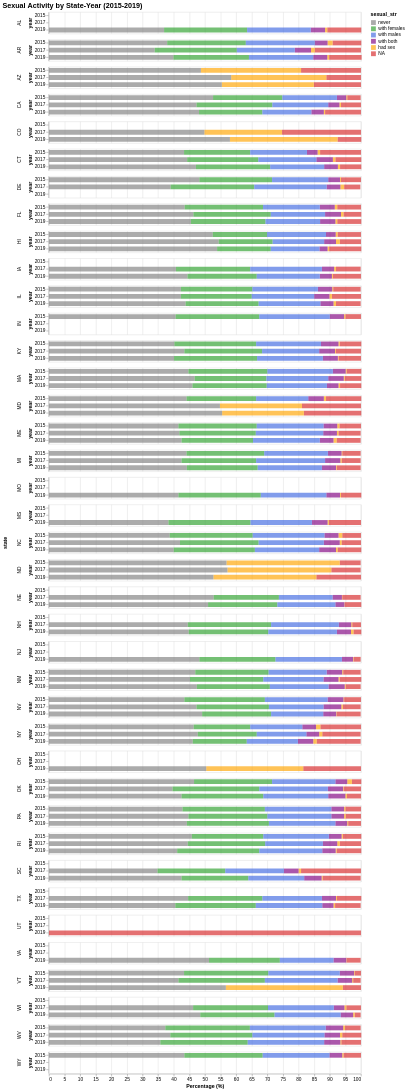

Express this chart as Vega-Lite.
### Vega-Lite specification from a JSON file in a GitHub repository (floating-point values rounded to 4 significant figures; data arrays with more than 128 entries replaced by an {"elided": "..."} marker saying what was removed)
{"config": {"view": {"continuousWidth": 400, "continuousHeight": 300}, "range": {"category": ["gray", "#2ca02c", "royalblue", "purple", "orange", "#d62728"]}, "title": {"fontSize": 15}}, "data": {"name": "data-fed4033ce01ff7452c849fe4e895b722"}, "mark": {"type": "bar", "opacity": 0.66, "size": 10}, "encoding": {"color": {"field": "sexual_str", "sort": {"field": "order", "order": "ascending"}, "type": "nominal"}, "order": {"field": "order", "type": "nominal"}, "row": {"field": "state", "spacing": 10, "type": "nominal"}, "tooltip": [{"field": "state", "title": "State", "type": "nominal"}, {"field": "year", "title": "Year", "type": "ordinal"}, {"field": "sexual_str", "title": "sexual_str", "type": "nominal"}, {"field": "percent", "title": "Percent (%)", "type": "quantitative"}], "x": {"aggregate": "sum", "axis": {"title": "Percentage (%)"}, "field": "percent", "scale": {"domainMax": 100}, "type": "quantitative"}, "y": {"field": "year", "type": "ordinal"}}, "height": 45, "selection": {"selector001": {"type": "interval", "bind": "scales", "encodings": ["x", "y"]}}, "title": "Sexual Activity by State-Year (2015-2019)", "transform": [{"calculate": "{'never':0, 'with females':1, 'with males':2, 'with both':3, 'had sex':4, 'NA':5}[datum.sexual_str]", "as": "order"}], "width": 650, "$schema": "https://vega.github.io/schema/vega-lite/v4.17.0.json", "datasets": {"data-fed4033ce01ff7452c849fe4e895b722": {"elided": "505 records"}}}
